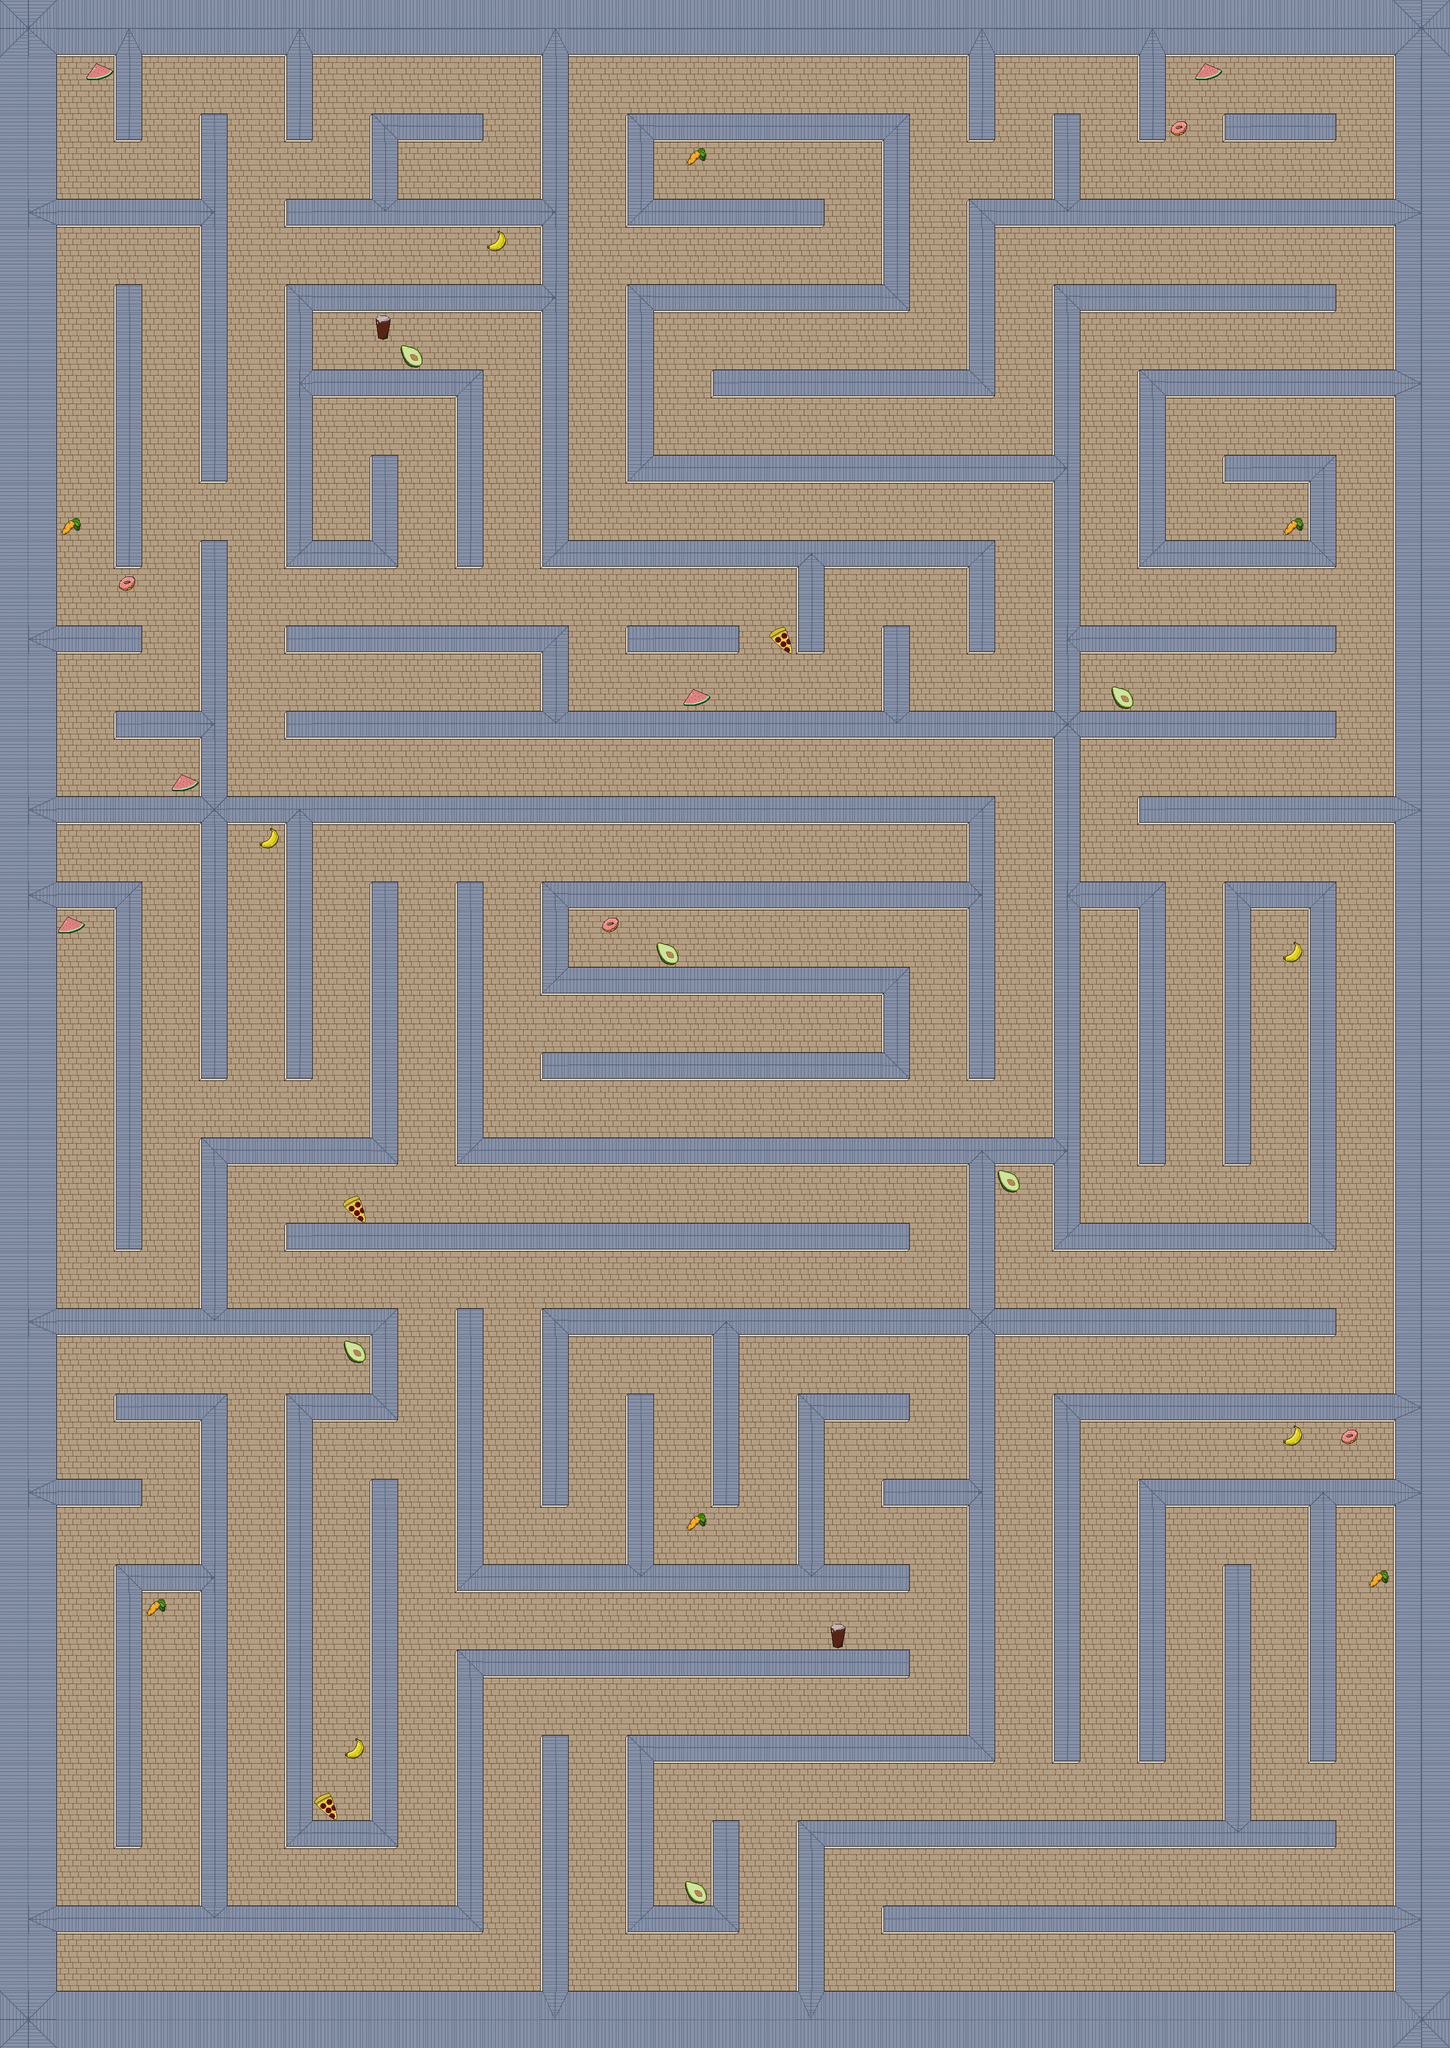

A level layout from a 2D game, rendered from its tile map. Below: a short description, then the map file with tile-grid data replaced by summaries:
An orthogonal 51x72 tile map with 64x64 px tiles, 4 tile layers (ground, wall_tiles, bad_tiles, good_tiles), 2 hidden layers not drawn, 4 tilesets and 157 objects.

<map version="1.2" tiledversion="1.2.2" orientation="orthogonal" renderorder="right-down" width="51" height="72" tilewidth="64" tileheight="64" infinite="0" nextlayerid="23" nextobjectid="170">
 <tileset firstgid="1" name="bad_objects" tilewidth="64" tileheight="64" tilecount="3" columns="3">
  <image source="../bad_objects.png" width="192" height="64" />
 </tileset>
 <tileset firstgid="4" name="good_objects" tilewidth="64" tileheight="64" tilecount="4" columns="4">
  <image source="../good_objects.png" width="256" height="64" />
 </tileset>
 <tileset firstgid="8" name="maali_placeholder" tilewidth="64" tileheight="64" tilecount="1" columns="1">
  <image source="../maali_placeholder.png" width="64" height="64" />
 </tileset>
 <tileset firstgid="9" name="tileset" tilewidth="64" tileheight="64" tilecount="27" columns="27">
  <image source="tileset.png" width="1728" height="64" />
 </tileset>
 <objectgroup id="7" name="startpos">
  <object id="1" x="192" y="4416">
   <point />
  </object>
 </objectgroup>
 <layer id="17" name="ground" width="51" height="72">
  <data>[3672 cells, 3672 non-empty, 1 distinct tile ids]</data>
 </layer>
 <layer id="18" name="wall_tiles" width="51" height="72">
  <data>[3672 cells, 1454 non-empty, 25 distinct tile ids]</data>
 </layer>
 <objectgroup id="8" name="wall_objects" visible="0">
  <object id="8" x="3136" y="512" width="128" height="3840" />
  <object id="9" x="512" y="4480" width="2752" height="128" />
  <object id="10" x="1216" y="512" width="64" height="768" />
  <object id="11" x="640" y="640" width="576" height="64" />
  <object id="12" x="640" y="704" width="64" height="576" />
  <object id="13" x="704" y="1216" width="192" height="64" />
  <object id="14" x="832" y="1024" width="64" height="192" />
  <object id="15" x="704" y="832" width="384" height="64" />
  <object id="16" x="1024" y="896" width="64" height="384" />
  <object id="17" x="1280" y="1216" width="960" height="64" />
  <object id="18" x="2176" y="1280" width="64" height="192" />
  <object id="19" x="1792" y="1280" width="64" height="192" />
  <object id="20" x="1408" y="640" width="640" height="64" />
  <object id="21" x="2176" y="512" width="64" height="384" />
  <object id="22" x="1600" y="832" width="576" height="64" />
  <object id="23" x="1408" y="704" width="64" height="384" />
  <object id="24" x="1472" y="1024" width="896" height="64" />
  <object id="25" x="2368" y="640" width="640" height="64" />
  <object id="26" x="2368" y="704" width="64" height="1856" />
  <object id="27" x="2368" y="2624" width="64" height="192" />
  <object id="28" x="2560" y="832" width="576" height="64" />
  <object id="29" x="2560" y="896" width="64" height="384" />
  <object id="30" x="2624" y="1216" width="320" height="64" />
  <object id="31" x="2944" y="1024" width="64" height="256" />
  <object id="32" x="2752" y="1024" width="192" height="64" />
  <object id="33" x="2432" y="1408" width="576" height="64" />
  <object id="34" x="2432" y="1600" width="576" height="64" />
  <object id="35" x="2560" y="1792" width="576" height="64" />
  <object id="36" x="2432" y="1984" width="192" height="64" />
  <object id="37" x="2560" y="2048" width="64" height="576" />
  <object id="38" x="2752" y="1984" width="256" height="64" />
  <object id="39" x="2752" y="2048" width="64" height="576" />
  <object id="40" x="2944" y="2048" width="64" height="768" />
  <object id="41" x="2432" y="2752" width="512" height="64" />
  <object id="42" x="640" y="1600" width="1728" height="64" />
  <object id="43" x="1984" y="1408" width="64" height="192" />
  <object id="44" x="1408" y="1408" width="256" height="64" />
  <object id="45" x="640" y="1408" width="576" height="64" />
  <object id="46" x="1216" y="1408" width="64" height="192" />
  <object id="47" x="1024" y="2560" width="1408" height="64" />
  <object id="48" x="1024" y="1984" width="64" height="576" />
  <object id="49" x="1216" y="2368" width="768" height="64" />
  <object id="50" x="1984" y="2176" width="64" height="256" />
  <object id="51" x="1280" y="2176" width="704" height="64" />
  <object id="52" x="1216" y="1984" width="64" height="256" />
  <object id="53" x="1280" y="1984" width="896" height="64" />
  <object id="54" x="2176" y="1792" width="64" height="640" />
  <object id="55" x="512" y="1792" width="1664" height="64" />
  <object id="56" x="640" y="1856" width="64" height="576" />
  <object id="57" x="832" y="1984" width="64" height="640" />
  <object id="58" x="512" y="2560" width="320" height="64" />
  <object id="59" x="640" y="2752" width="1408" height="64" />
  <object id="60" x="2176" y="2624" width="64" height="1344" />
  <object id="61" x="1216" y="2944" width="960" height="64" />
  <object id="62" x="1600" y="3008" width="64" height="384" />
  <object id="63" x="1216" y="3008" width="64" height="384" />
  <object id="64" x="1792" y="3136" width="256" height="64" />
  <object id="65" x="1984" y="3328" width="192" height="64" />
  <object id="66" x="1792" y="3200" width="64" height="320" />
  <object id="67" x="1408" y="3136" width="64" height="384" />
  <object id="68" x="1024" y="3520" width="1024" height="64" />
  <object id="69" x="1024" y="2944" width="64" height="576" />
  <object id="70" x="512" y="2944" width="320" height="64" />
  <object id="71" x="832" y="2944" width="64" height="256" />
  <object id="72" x="640" y="3136" width="192" height="64" />
  <object id="73" x="640" y="3200" width="64" height="896" />
  <object id="74" x="640" y="4096" width="256" height="64" />
  <object id="75" x="832" y="3328" width="64" height="768" />
  <object id="76" x="1024" y="3712" width="1024" height="64" />
  <object id="77" x="1024" y="3776" width="64" height="576" />
  <object id="78" x="512" y="4288" width="512" height="64" />
  <object id="79" x="1216" y="3904" width="64" height="576" />
  <object id="80" x="1408" y="4288" width="256" height="64" />
  <object id="81" x="1600" y="4096" width="64" height="192" />
  <object id="82" x="1408" y="3904" width="64" height="384" />
  <object id="83" x="1472" y="3904" width="704" height="64" />
  <object id="84" x="1792" y="4096" width="64" height="384" />
  <object id="85" x="1984" y="4288" width="1152" height="64" />
  <object id="86" x="1856" y="4096" width="1152" height="64" />
  <object id="87" x="2240" y="2944" width="768" height="64" />
  <object id="88" x="2368" y="3136" width="768" height="64" />
  <object id="89" x="2368" y="3200" width="64" height="768" />
  <object id="90" x="2560" y="3328" width="576" height="64" />
  <object id="91" x="2944" y="3392" width="64" height="576" />
  <object id="92" x="2560" y="3392" width="64" height="576" />
  <object id="93" x="2752" y="3520" width="64" height="576" />
  <object id="117" x="128" y="4288" width="384" height="64" />
  <object id="119" x="448" y="3136" width="64" height="1152" />
  <object id="120" x="128" y="2944" width="384" height="64" />
  <object id="121" x="256" y="3136" width="192" height="64" />
  </objectgroup>
 <objectgroup id="11" name="goal_blocking_object">
  <!-- 1 objects omitted --></objectgroup>
 <objectgroup id="12" name="goal_object">
  <!-- 1 objects omitted --></objectgroup>
 <layer id="19" name="goal_ground" width="51" height="72" visible="0">
  <data>[3672 cells, 8 non-empty, 1 distinct tile ids]</data>
 </layer>
 <layer id="20" name="goal" width="51" height="72" visible="0">
  <data>[3672 cells, 6 non-empty, 3 distinct tile ids]</data>
 </layer>
 <layer id="21" name="bad_tiles" width="51" height="72">
  <data>[3672 cells, 9 non-empty, 3 distinct tile ids]</data>
 </layer>
 <objectgroup id="15" name="bad_objects">
  <!-- 9 objects omitted --></objectgroup>
 <layer id="22" name="good_tiles" width="51" height="72">
  <data>[3672 cells, 22 non-empty, 4 distinct tile ids]</data>
 </layer>
 <objectgroup id="16" name="good_objects">
  <!-- 22 objects omitted --></objectgroup>
</map>
<!-- 66 of 157 objects omitted -->
